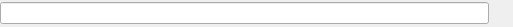
<?xml version="1.0" encoding="UTF-8"?>
<ui version="4.0">
 <class>SearchBoxWidget</class>
 <widget class="QWidget" name="SearchBoxWidget">
  <property name="geometry">
   <rect>
    <x>0</x>
    <y>0</y>
    <width>513</width>
    <height>27</height>
   </rect>
  </property>
  <property name="windowTitle">
   <string>Form</string>
  </property>
  <layout class="QHBoxLayout" name="horizontalLayout">
   <property name="spacing">
    <number>0</number>
   </property>
   <property name="margin">
    <number>0</number>
   </property>
   <item>
    <widget class="LineEdit" name="filter"/>
   </item>
   <item>
    <widget class="QToolButton" name="options">
     <property name="iconSize">
      <size>
       <width>16</width>
       <height>16</height>
      </size>
     </property>
     <property name="popupMode">
      <enum>QToolButton::InstantPopup</enum>
     </property>
     <property name="autoRaise">
      <bool>true</bool>
     </property>
    </widget>
   </item>
  </layout>
 </widget>
 <customwidgets>
  <customwidget>
   <class>LineEdit</class>
   <extends>QLineEdit</extends>
   <header>widgets/lineedit.h</header>
  </customwidget>
 </customwidgets>
 <resources/>
 <connections/>
</ui>
